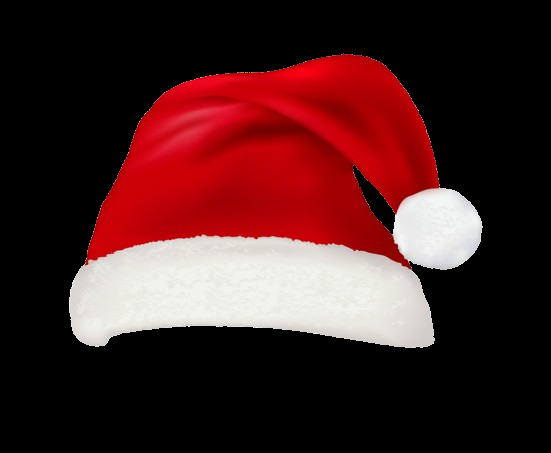
#> input picture images/chapeau.png, 551 x 453 px
$ python TD7.py
#> lines starting #> are read from the running program, lines starting #| are printed output that depends on the picture
import cv2
import numpy as np
import tkinter as tk
from tkinter import filedialog
from PIL import Image, ImageTk
import random

# Charger les detecteur de visage, d'yeux et de corps
face_cascade = cv2.CascadeClassifier('haarcascades/haarcascade_frontalface_alt.xml')
eye_cascade = cv2.CascadeClassifier('haarcascades/haarcascade_eye_tree_eyeglasses.xml')
body_cascade = cv2.CascadeClassifier('haarcascades/haarcascade_upperbody.xml')


# Charger les images et changer le canal bleu et rouge en gardant le canal alpha

img_chapeau = cv2.imread('images/chapeau.png', cv2.IMREAD_UNCHANGED)
#> img_chapeau is the input picture: shape (453, 551, 4); mean B, G, R, A 35.2, 34.5, 71, 88.2
b, g, r, a = cv2.split(img_chapeau)
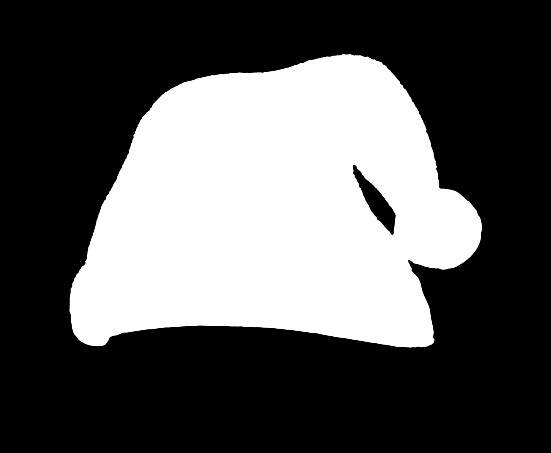
#> a: shape (453, 551); min 0, max 255, mean 88.2
img_chapeau = cv2.merge([r, g, b, a])
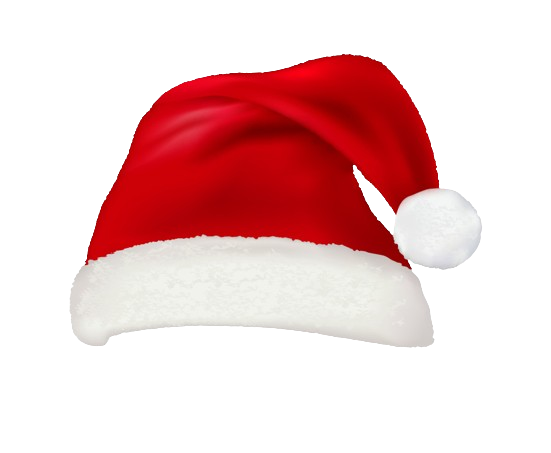
#> img_chapeau: shape (453, 551, 4); mean R, G, B, A 71, 34.5, 35.2, 88.2; transparent parts drawn white

img_barbe = cv2.imread('images/barbe.png', cv2.IMREAD_UNCHANGED)
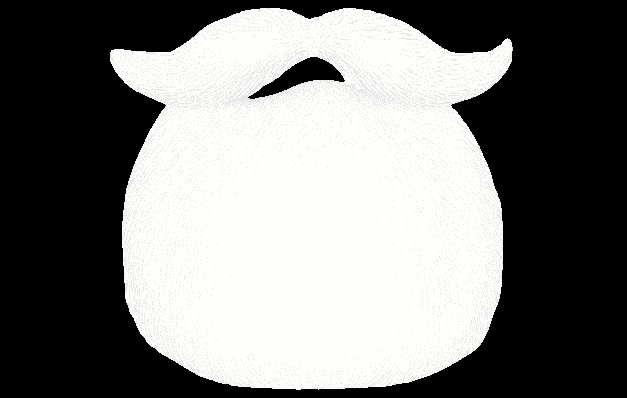
#> input picture images/barbe.png, 627 x 398 px
#> img_barbe is the input picture: shape (398, 627, 4); mean B, G, R, A 124.3, 125.3, 125.3, 125.4
b, g, r, a = cv2.split(img_barbe)
#> b: shape (398, 627)
#> g: shape (398, 627)
#> r: shape (398, 627)
#> a: shape (398, 627)
img_barbe = cv2.merge([r, g, b, a])
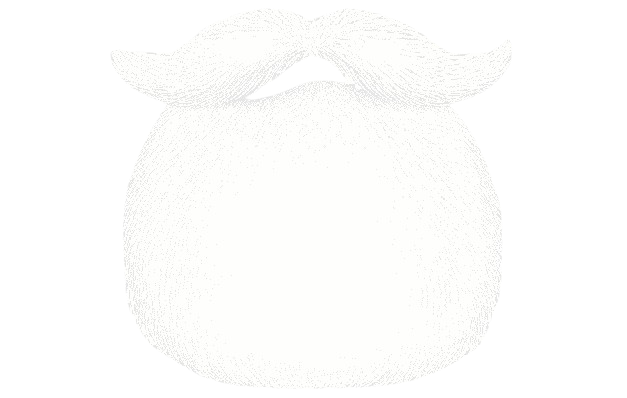
#> img_barbe: shape (398, 627, 4); mean R, G, B, A 125.3, 125.3, 124.3, 125.4; transparent parts drawn white

img_coeur = cv2.imread('images/coeur.png', cv2.IMREAD_UNCHANGED)
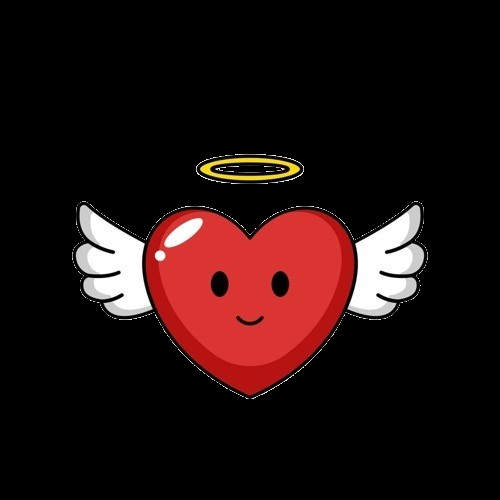
#> input picture images/coeur.png, 500 x 500 px
#> img_coeur is the input picture: shape (500, 500, 4); mean B, G, R, A 16, 16.6, 34.5, 45.5
b, g, r, a = cv2.split(img_coeur)
#> b: shape (500, 500)
#> g: shape (500, 500)
#> r: shape (500, 500)
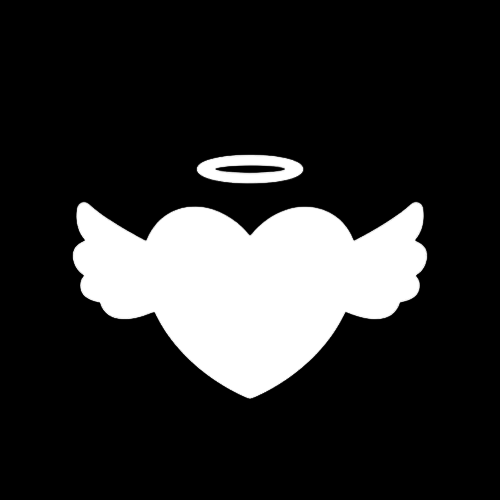
#> a: shape (500, 500); min 0, max 255, mean 45.5
img_coeur = cv2.merge([r, g, b, a])
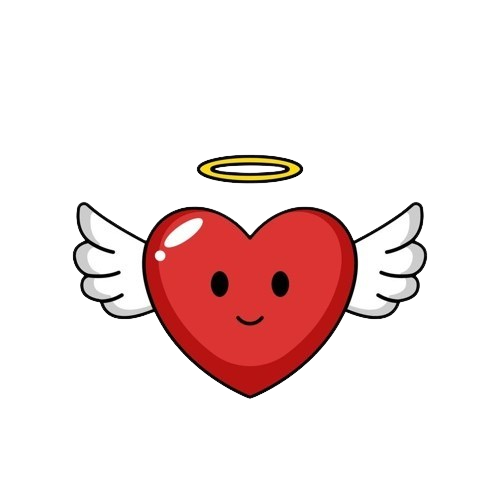
#> img_coeur: shape (500, 500, 4); mean R, G, B, A 34.5, 16.6, 16, 45.5; transparent parts drawn white

# Initialiser les variables pour les activations/desactivations des filtres et initialiser le frame
frame = None
filtreGlassesActiveB = False
filtreSepiaActiveB = False
filtreCoeursActiveB = False


# Fonction pour activer/desactiver les filtres
def filtreGlassesActive():
    global filtreGlassesActiveB
    filtreGlassesActiveB = not filtreGlassesActiveB

def filtreSepiaActive():
    global filtreSepiaActiveB
    filtreSepiaActiveB = not filtreSepiaActiveB

def filtreCoeursActive():
    global filtreCoeursActiveB
    filtreCoeursActiveB = not filtreCoeursActiveB

# Fonction pour appliquer le filtre pere noel
# [72 lines left out: functions pereNoel, sepia, not called in this run]


#Initialisation image des coeurs et leur position initiale pour les appliquer au fond
coeurs = [(0, i * 60) for i in range(10)]
coeur_y = 0

# Fonction pour appliquer le filtre coeurs
# [93 lines left out: functions fondCoeurs, update_video, not called in this run]

# Initialiser la webcam
#> (the run stopped early here; a loop or call above may not have finished)
